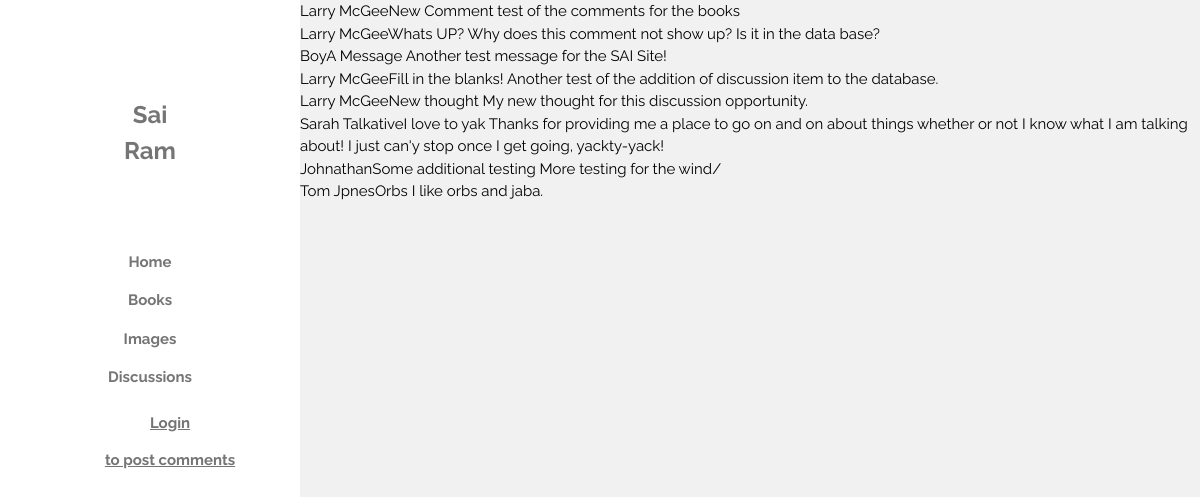
Screenshot of /displaybooks/discussion_list/ with the database file from the repository.
### displaybooks/models.py (models this page shows, shortened)
class Discussion(models.Model):
    name = models.CharField(max_length=200)
    subject = models.CharField(max_length=200, default="")
    email = models.EmailField()
    discussion = models.TextField(max_length=2000, help_text='Enter your comments here')
    approved = models.BooleanField(default=False)
    datecreated = models.DateField(default=datetime.now())
    dateapproved = models.DateField(null=True)
    class Meta:
        ordering = ["-datecreated"]

### displaybooks/views.py (the view)
# urls.py: path('discussion_list/', views.discussion_list, name='discussions'),
def discussion_list(request):
    discussions = Discussion.objects.all()
    return render(request, 'displaybooks/discussion_list.html', {'discussions': discussions})

### displaybooks/templates/displaybooks/discussion_list.html (shortened to what this page needs)
{% extends "layout1.html" %}
{% load comments %}
{% block lowercontent %}
<tbody>
        {%  for discussion in discussions %}
        <div class="w3-table">
        <tr class="w3-table-all" <td>   {{       discussion.name }}</td><th class="w3-th">{{ discussion.subject }}</th><td> {{discussion.discussion}} </td></tr>
        {% endfor %}
    </div>
</tbody>
 {% endblock %}

### displaybooks/static/css/layout.css (style rules this page uses)
html { box-sizing: border-box; }
*, *::after, *::before { box-sizing: inherit; }

### displaybooks/static/css/w3.css (style rules this page uses)
*,*:before,*:after { box-sizing:inherit }
html { -ms-text-size-adjust:100%;-webkit-text-size-adjust:100% }
body { margin:0 }
html,body { font-family:Verdana,sans-serif;font-size:15px;line-height:1.5 }
html { overflow-x:hidden }
.w3-table,.w3-table-all { border-collapse:collapse;border-spacing:0;width:100%;display:table }
.w3-content { max-width:980px;margin:auto }
.w3-light-grey,.w3-hover-light-grey:hover,.w3-light-gray,.w3-hover-light-gray:hover { color:#000!important;background-color:#f1f1f1!important }

### displaybooks/templates/layout1.html (style rules this page uses)
body,h1,h2,h3,h4,h5 { font-family: "Raleway", sans-serif }

### rows the page displays
Discussion: name "Larry McGee", subject "New Comment", discussion "test of the comments for the books"
Discussion: name "Larry McGee", subject "Whats UP?", discussion "Why does this comment not show up? Is it in the data base?"
Discussion: name "Boy", subject "A Message", discussion "Another test message for the SAI Site!"
Discussion: name "Larry McGee", subject "Fill in the blanks!", discussion "Another test of the addition of discussion item to the database."
Discussion: name "Larry McGee", subject "New thought", discussion "My new thought for this discussion opportunity."
Discussion: name "Sarah Talkative", subject "I love to yak", discussion "Thanks for providing me a place to go on and on about things whether or not I know what I am talking about! I just can'y stop once I get going, yackty-yack!"
Discussion: name "Johnathan", subject "Some additional testing", discussion "More testing for the wind/"
Discussion: name "Tom Jpnes", subject "Orbs", discussion "I like orbs and jaba."
